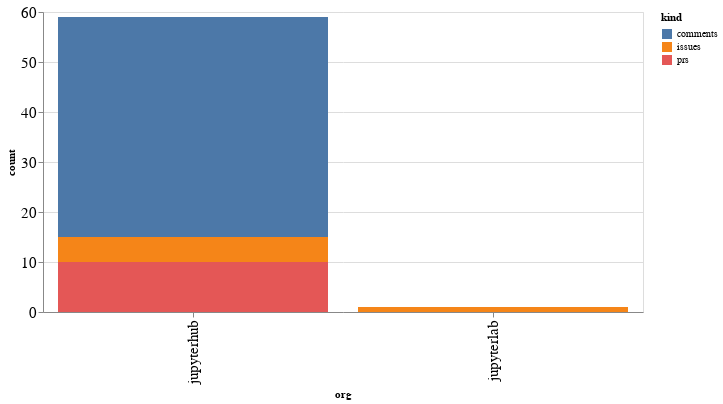

Notebook cell for this chart:
### Code cell
alt.Chart(org_summaries, width=600).mark_bar().encode(
    x='org',
    y='count',
    color='kind',
    tooltip="org"
)

### Figure 1 — Vega-Lite specification as saved in the notebook (floating-point values rounded to 4 significant figures)
{"config": {"axisLeft": {"labelFontSize": 15}, "axisBottom": {"labelFontSize": 15}}, "data": {"name": "data-e5386b4b575cbe8cebed64b6820e6236"}, "mark": "bar", "encoding": {"color": {"type": "nominal", "field": "kind"}, "tooltip": {"type": "nominal", "field": "org"}, "x": {"type": "nominal", "field": "org"}, "y": {"type": "quantitative", "field": "count"}}, "width": 600, "$schema": "https://vega.github.io/schema/vega-lite/v4.8.1.json", "datasets": {"data-e5386b4b575cbe8cebed64b6820e6236": [{"org": "jupyterhub", "kind": "comments", "count": 44}, {"org": "jupyterhub", "kind": "issues", "count": 5}, {"org": "jupyterhub", "kind": "prs", "count": 10}, {"org": "jupyterlab", "kind": "issues", "count": 1}]}}
